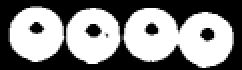
#> input picture att_2_motion_detection/exps/230_47_121_35_1552309842.126161.png, 121 x 35 px (shown 2 times larger)
$ python watershed_opencv_tutorial.py
#> lines starting #> are read from the running program, lines starting #| are printed output that depends on the picture; after the words box and inside, x2 and y2 are one past the last pixel; in counts of white or black regions, pixels touching at a corner belong together
### cv_named_window.py
import os
import cv2
import time


# TODO: select ROI
# TODO: save ROI to file

class CvNamedWindow:
    class ROI:
        def __init__(self, wnd, roiSelectedEvent):
            self.__wnd = wnd
            self.__roi = None
            self.__roiSelectedEvent = roiSelectedEvent

        # [4 lines left out: function __isEmpty, not called in this run]

        def clear(self, redraw=True):
            self.__roi = None
            if redraw:
                self.__wnd.redraw()

        # [40 lines left out: functions select, _imageRoi, draw, save, not called in this run]

    @classmethod
    def create(cls, *windowsArgs, **windowsKvArgs):
        windows = []
        for windowArg in windowsArgs:
            if isinstance(windowArg, dict):
                windows.extend(cls._createWindowsFromDict(windowArg))
            else:
                windows.append(cls(str(windowArg), None))
        windows.extend(cls._createWindowsFromDict(windowsKvArgs))
        return windows

    @classmethod
    def _createWindowsFromDict(cls, windowsKvArgs):
        for name, flags in windowsKvArgs.items():
            yield cls(name, flags)

    def __init__(self, winname=None, flags=1, mouse_callback=None, roiSelectedEvent=None):
        defaultFlags = cv2.WINDOW_AUTOSIZE | cv2.WINDOW_KEEPRATIO | cv2.WINDOW_GUI_EXPANDED

        self.winname = winname or f'unnamed-{time.time()}'
        self.win_flags = flags if flags is not None else defaultFlags
        self.current_img = None
        self.roi = self.ROI(self, roiSelectedEvent)
        self.mouse_callback = mouse_callback
        self.window_created = False

    def imshow(self, img):
        self.__ensureWndCreated()
        self.current_img = img
        self.roi.clear(redraw=False)
        self.redraw()

    def redraw(self, img=None):
        if img is None:
            img = self.current_img
        if img is not None:
            cv2.imshow(self.winname, img)

    def __ensureWndCreated(self):
        if not self.window_created:
            cv2.namedWindow(self.winname, flags=self.win_flags)
            self._reinitMouseCallback()
            self.window_created = True

    # [14 lines left out: function __mouse_callback, not called in this run]

    def setTitleStatus(self, status):
        title = f'{self.winname} ({status})' if status else self.winname
        cv2.setWindowTitle(self.winname, title)

    def _reinitMouseCallback(self):
        cv2.setMouseCallback(self.winname, self.__mouse_callback)

    def destroy(self):
        cv2.destroyWindow(self.winname)


# [17 lines left out: functions imshow, cvWaitKeys, not called in this run]


def _keyCode(key):
    return ord(key) if isinstance(key, str) else key

### att_2_motion_detection/exps/watershed_opencv_tutorial.py
import cv2
import numpy as np
import utils
from cv_named_window import CvNamedWindow as Wnd


def testImage():
    img = np.zeros((200, 400), np.uint8)
    cv2.ellipse(img, (100, 100), (50, 40), 0, 0, 360, 255, -1)
    # cv2.circle(img, (100, 100), 10, 0, -1)
    # cv2.circle(img, (197, 100), 50, 255, -1)
    cv2.ellipse(img, (197, 100), (50, 40), 0, 0, 360, 255, -1)

    return img


def realImage():
    imread = cv2.imread('230_47_121_35_1552309842.126161.png', flags=cv2.IMREAD_GRAYSCALE)
#> imread is the input picture: shape (35, 121); min 0, max 255, mean 133.5
    return cv2.threshold(imread, 1, 255, cv2.THRESH_BINARY)[1]
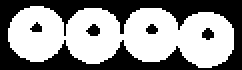
#> returned value: shape (35, 121) (shown 2 times larger); 56.8% white; 5 black regions, box (x1, y1, x2, y2) and area: (0, 0, 121, 35) 1732, (43, 12, 50, 18) 29, (101, 14, 107, 20) 26, (73, 12, 79, 17) 22, (15, 11, 21, 16) 20


def main():
    resultWnd, markers1Wnd, markers2Wnd = Wnd.create(result=cv2.WINDOW_NORMAL, markers1=cv2.WINDOW_NORMAL, markers2=cv2.WINDOW_NORMAL)

    # img = cv2.imread('water_coins.jpg')
    # gray = cv2.cvtColor(img, cv2.COLOR_BGR2GRAY)
    # ret, thresh = cv2.threshold(gray, 0, 255, cv2.THRESH_BINARY_INV + cv2.THRESH_OTSU)

    thresh = realImage()
    # thresh = testImage()

    # noise removal
    kernel = np.ones((3, 3), np.uint8)
    opening = cv2.morphologyEx(thresh, cv2.MORPH_OPEN, kernel, iterations=2)

    # sure background area
    sure_bg = cv2.dilate(opening, kernel, iterations=3)
#> sure_bg: shape (35, 121); 86% white; 3 black regions, box (x1, y1, x2, y2) and area: (25, 0, 121, 35) 318, (0, 0, 40, 35) 191, (53, 29, 93, 35) 85

    # Finding sure foreground area
    dist_transform = cv2.distanceTransform(opening, cv2.DIST_L2, 5)
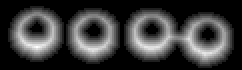
#> dist_transform: shape (35, 121) float32 (shown 2 times larger); min 0, max 7.99, mean 1.87; drawn with min black and max white
    # dist_transform = cv2.distanceTransform(opening, cv2.DIST_L1, 3)
    ret, sure_fg = cv2.threshold(dist_transform, 0.7 * dist_transform.max(), 255, 0)
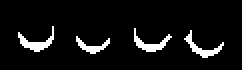
#> sure_fg: shape (35, 121) float32 (shown 2 times larger); 6.6% white; 4 white regions, box (x1, y1, x2, y2) and area: (9, 13, 27, 26) 78, (67, 14, 86, 26) 73, (92, 15, 112, 29) 73, (38, 18, 55, 27) 56
#> ret = 5.59
    # Finding unknown region
    sure_fg = np.uint8(sure_fg)
    unknown = cv2.subtract(sure_bg, sure_fg)

    # Marker labelling
    ret, markers = cv2.connectedComponents(sure_fg)
#> markers: shape (35, 121) int32; 5 distinct labels, from 0 to 4
#> ret = 5
    # Add one to all labels so that sure background is not 0, but 1
    markers = markers + 1
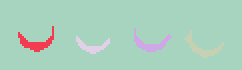
#> markers: shape (35, 121) int32 (shown 2 times larger); 5 distinct labels, from 1 to 5; one colour per label, 0 black
    # Now, mark the region of unknown with zero
    markers[unknown == 255] = 0
#> markers: shape (35, 121) int32; 6 distinct labels, from 0 to 5

    markers1Wnd.imshow(markers / markers.max())

    # markers = cv2.watershed(img, markers)
    img = cv2.cvtColor(opening, cv2.COLOR_GRAY2BGR)
    markers = cv2.watershed(img, markers)
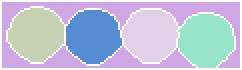
#> markers: shape (35, 121) int32 (shown 2 times larger); 6 distinct labels, from -1 to 5; one colour per label, 0 black, -1 white

    markers2Wnd.imshow(markers / markers.max())
#> in imshow (call 2), `self.current_img = img`:
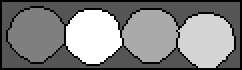
#> self.current_img: shape (35, 121) float64 (shown 2 times larger); min -0.2, max 1, mean 0.419; drawn with min black and max white

    # [-1  1  2  3  4  5]
    img[markers == 3] = [0, 255, 0]
    img[markers == -1] = [255, 0, 0]
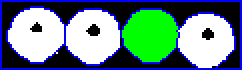
#> img: shape (35, 121, 3) (shown 2 times larger); mean B, G, R 135.7, 134.6, 100.5

    cv2.imshow('thr', thresh)
    cv2.imshow('op', opening)
    cv2.imshow('sure_bg', sure_bg)
    cv2.imshow('sure_fg', sure_fg)
    resultWnd.imshow(img)
    cv2.waitKey()


if __name__ == '__main__':
    main()
